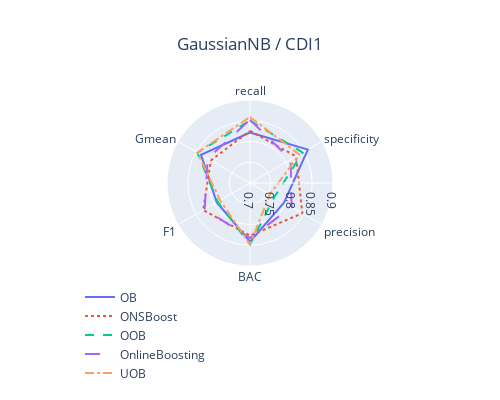

Notebook cell for this chart:
### Code cell
def draw_polar_px(df: pd.DataFrame, base, stream):
    _df = df.groupby(by=['base', 'stream', 'ensemble'], group_keys=False).mean()
    _df = _df.loc[base, stream].drop(['rst'], axis=1)
    _title = f'{base} / {STREAMS_NAMES[stream]}'
    _metric_values = []
    _metric_names = []
    _ensembles = []
    for metric_name, scores in _df.to_dict().items():
        for ensemble, metric_value in list(sorted(scores.items())):
            _metric_values.append(metric_value)
            _metric_names.append(METRICS_NAMES_EN[metric_name])
            _ensembles.append(ensemble)
    _plot_data = pd.DataFrame({'value': _metric_values, 'variable': _metric_names, 'group': _ensembles})
    fig = px.line_polar(data_frame=_plot_data, r='value', theta='variable', color='group', line_dash='group',
                        line_close=True, range_r=[.7, .9], title=_title, width=500, height=400)
    fig.update_layout(legend={ 'orientation': 'h', 'entrywidthmode': 'pixels', 'itemwidth': 30, 'entrywidth': 180 }, legend_title=None, title_x=.5)
    return fig


draw_polar_px(all_data, 'GaussianNB', 'cdi__w2_4_0,9')

### Figure 1 — Plotly figure (JSON) as saved in the notebook; plotly's stock layout.template omitted (floating-point values rounded to 4 significant figures)
{"data": [{"hovertemplate": "group=OB<br>value=%{r}<br>variable=%{theta}<extra></extra>", "legendgroup": "OB", "line": {"color": "#636efa", "dash": "solid"}, "marker": {"symbol": "circle"}, "mode": "lines", "name": "OB", "r": [0.8216, 0.8609, 0.7946, 0.8413, 0.7926, 0.8362, 0.8216], "showlegend": true, "subplot": "polar", "theta": ["recall", "specificity", "precision", "BAC", "F1", "Gmean", "recall"], "type": "scatterpolar"}, {"hovertemplate": "group=ONSBoost<br>value=%{r}<br>variable=%{theta}<extra></extra>", "legendgroup": "ONSBoost", "line": {"color": "#EF553B", "dash": "dot"}, "marker": {"symbol": "circle"}, "mode": "lines", "name": "ONSBoost", "r": [0.8257, 0.8282, 0.8457, 0.8269, 0.8303, 0.8087, 0.8257], "showlegend": true, "subplot": "polar", "theta": ["recall", "specificity", "precision", "BAC", "F1", "Gmean", "recall"], "type": "scatterpolar"}, {"hovertemplate": "group=OOB<br>value=%{r}<br>variable=%{theta}<extra></extra>", "legendgroup": "OOB", "line": {"color": "#00cc96", "dash": "dash"}, "marker": {"symbol": "circle"}, "mode": "lines", "name": "OOB", "r": [0.8504, 0.8465, 0.7678, 0.8485, 0.7901, 0.8463, 0.8504], "showlegend": true, "subplot": "polar", "theta": ["recall", "specificity", "precision", "BAC", "F1", "Gmean", "recall"], "type": "scatterpolar"}, {"hovertemplate": "group=OnlineBoosting<br>value=%{r}<br>variable=%{theta}<extra></extra>", "legendgroup": "OnlineBoosting", "line": {"color": "#ab63fa", "dash": "longdash"}, "marker": {"symbol": "circle"}, "mode": "lines", "name": "OnlineBoosting", "r": [0.8525, 0.8131, 0.8156, 0.8328, 0.826, 0.8177, 0.8525], "showlegend": true, "subplot": "polar", "theta": ["recall", "specificity", "precision", "BAC", "F1", "Gmean", "recall"], "type": "scatterpolar"}, {"hovertemplate": "group=UOB<br>value=%{r}<br>variable=%{theta}<extra></extra>", "legendgroup": "UOB", "line": {"color": "#FFA15A", "dash": "dashdot"}, "marker": {"symbol": "circle"}, "mode": "lines", "name": "UOB", "r": [0.8591, 0.8372, 0.7551, 0.8482, 0.7832, 0.8463, 0.8591], "showlegend": true, "subplot": "polar", "theta": ["recall", "specificity", "precision", "BAC", "F1", "Gmean", "recall"], "type": "scatterpolar"}], "layout": {"polar": {"domain": {"x": [0.0, 1.0], "y": [0.0, 1.0]}, "angularaxis": {"direction": "clockwise", "rotation": 90}, "radialaxis": {"range": [0.7, 0.9]}}, "legend": {"title": {}, "tracegroupgap": 0, "orientation": "h", "entrywidthmode": "pixels", "itemwidth": 30, "entrywidth": 180}, "title": {"text": "GaussianNB / CDI1", "x": 0.5}, "height": 400, "width": 500}}
